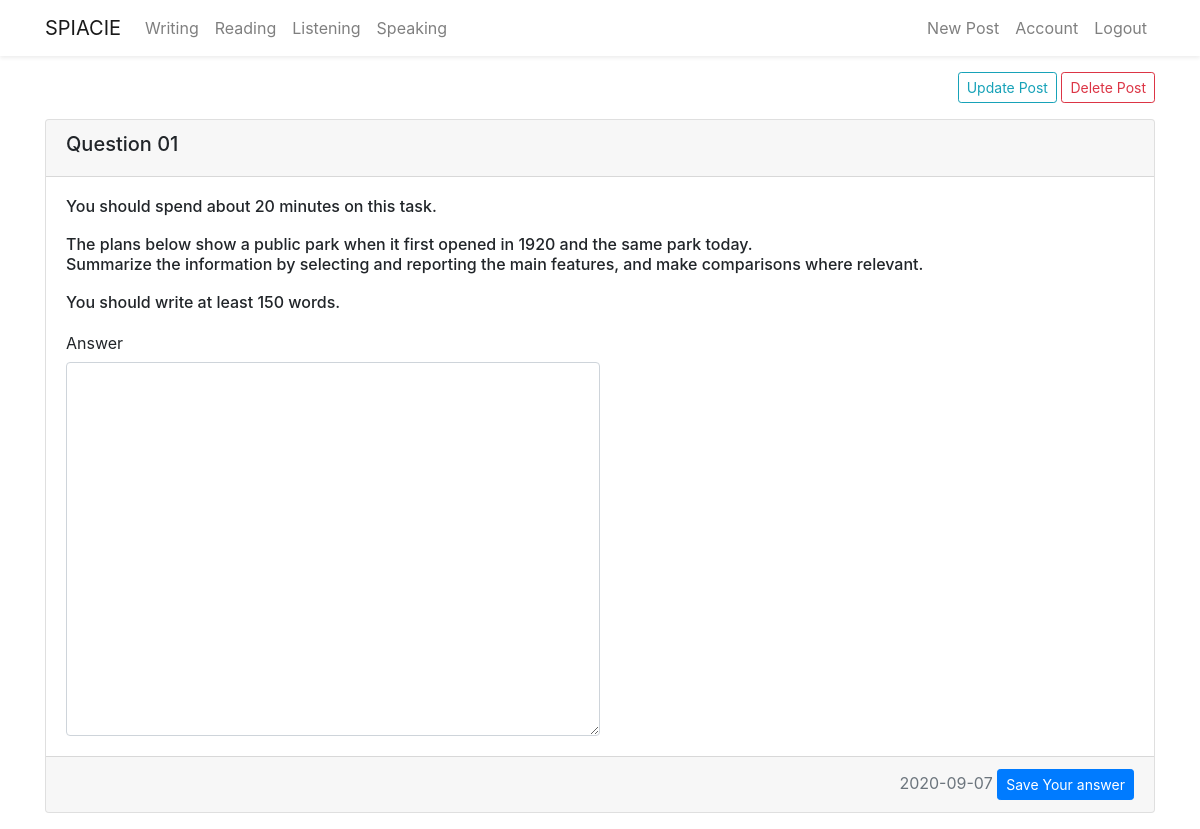
Page /writing/1 (signed in) on the committed database.
### flaskblog/models.py (models this page shows, shortened)
class Writingpaper(db.Model):
    id = db.Column(db.Integer, primary_key=True)
    title = db.Column(db.String(300), unique=True, nullable=False)
    task01 = db.Column(db.String(1000), nullable=False)
    task01_img = db.Column(db.String(20), nullable=True)
    date_posted = db.Column(db.DateTime, nullable=False,
                            default=datetime.now())
    user_id = db.Column(db.Integer, db.ForeignKey('user.id'), nullable=False)
    answer = db.relationship(
        'Writingpaperanswer', backref='candidate', lazy=True)

### flaskblog/writing/routes.py (the view, shortened to what this page needs)
@writing.route("/writing/<int:writing_id>", methods=['GET', 'POST'])
@login_required
def show_writing(writing_id):
    writingpaper = Writingpaper.query.get_or_404(writing_id)
    form1 = WritingpaperoneForm()
    return render_template('writing_paper.html',  writingpaper=writingpaper, form1=form1)

### flaskblog/writing/forms.py
class WritingpaperoneForm(FlaskForm):
    task01_answer = TextAreaField(
        'Answer', validators=[DataRequired(), Length(min=150)])
    submit = SubmitField('Save Your answer')

### flaskblog/models.py (called while the page is built)
@login_manger.user_loader
def load_user(user_id):
    return User.query.get(int(user_id))

### flaskblog/templates/writing_paper.html (shortened to what this page needs)
{% extends 'layout.html' %} {% block content %} {% if writingpaper.wcreator ==
current_user %}
<div class="col-md-13 text-md-right">
  <a
    type="button"
    class="btn btn-outline-info btn-sm"
    href="{{ url_for('writing.update_writing',writing_id=writingpaper.id)}}"
    >Update Post</a
  >
  <button
    type="button"
    class="btn btn-outline-danger btn-sm"
    data-toggle="modal"
    data-target="#deleteModal"
  >
    Delete Post
  </button>
</div>
{% endif %}
<div class="card mt-3 mb-3">
  <form method="post" action="" enctype="multipart/form-data">
    <div class="card-header">
      <h5>Question 01</h5>
    </div>
    <div class="card-body">
      <h6 class="card-title">
        {% autoescape false %} {{ writingpaper.task01.replace('\n', '<br />') }}
        {% endautoescape %}
      </h6>
       {{ form1.task01_answer.label(class_="col-form-label
      text-md-right")}} {% if form1.task01_answer.errors %}
      {{form1.task01_answer(class="form-control col-md-7 is-invalid", rows=15)}}
      <div class="invaild-feedback col-md-3 text-danger">
        {% for error in form1.task01_answer.errors %}
        <small>{{ error }}</small>
        {% endfor %}
      </div>
      {% else %} {{ form1.task01_answer(class_="form-control col-md-6",
      rows=15)}} {% endif %}
    </div>
    <div class="card-footer text-muted text-right">
      {{ writingpaper.date_posted.strftime('%Y-%m-%d') }} {{
      form1.submit(class="btn btn-primary btn-sm")}}
    </div>
  </form>
</div>
{% endblock content %}

### rows in the picture
Writingpaper: task01.replace "You should spend about 20 minutes on this task. The plans below show a public park when it first opened in 1920 and the same park today. Summarize the information by selecting and reporting the main features, and make comparisons where relevant. You should write at least 150 words.", date_posted "2020-09-07"
